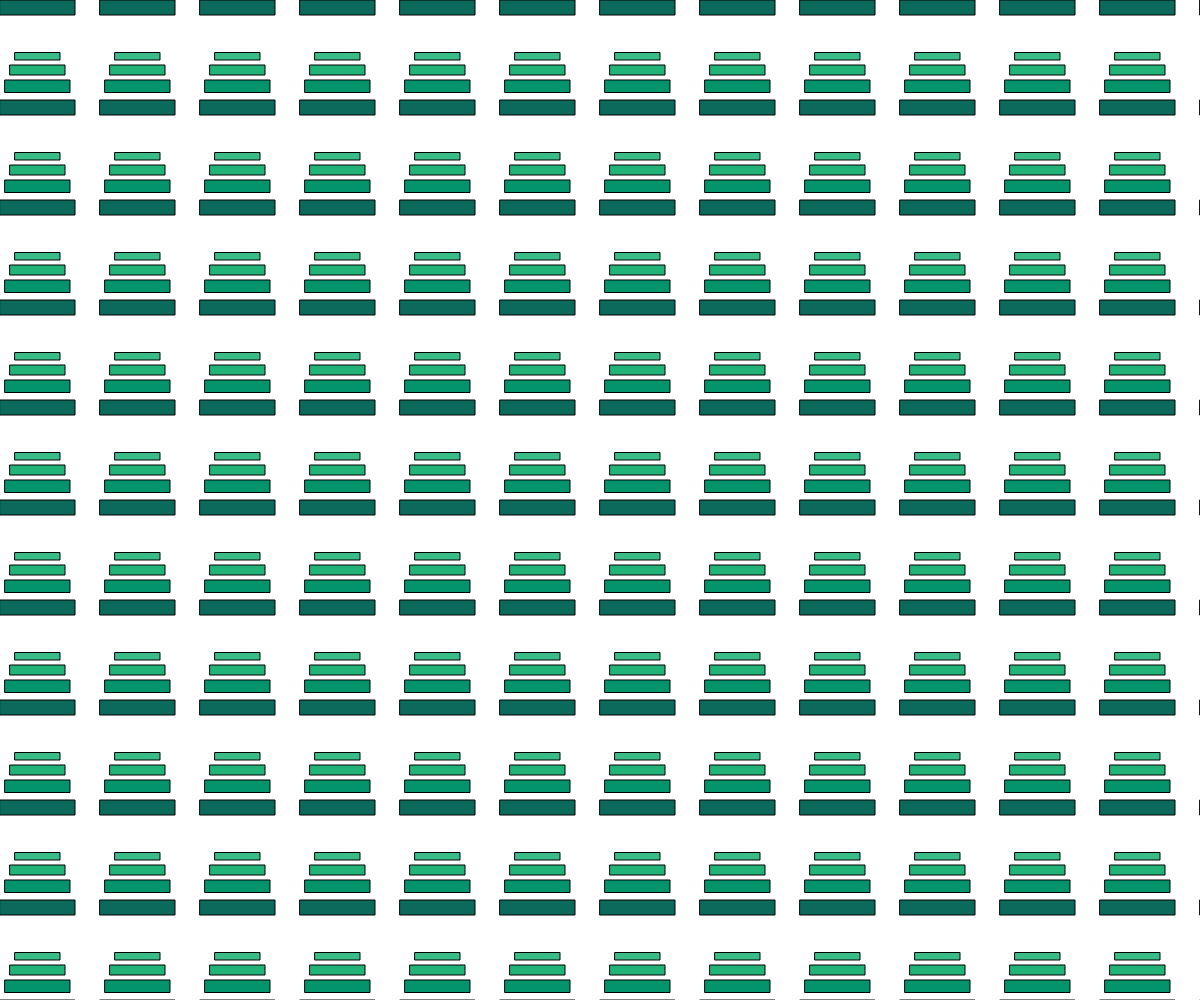
Frame 1 (no input)
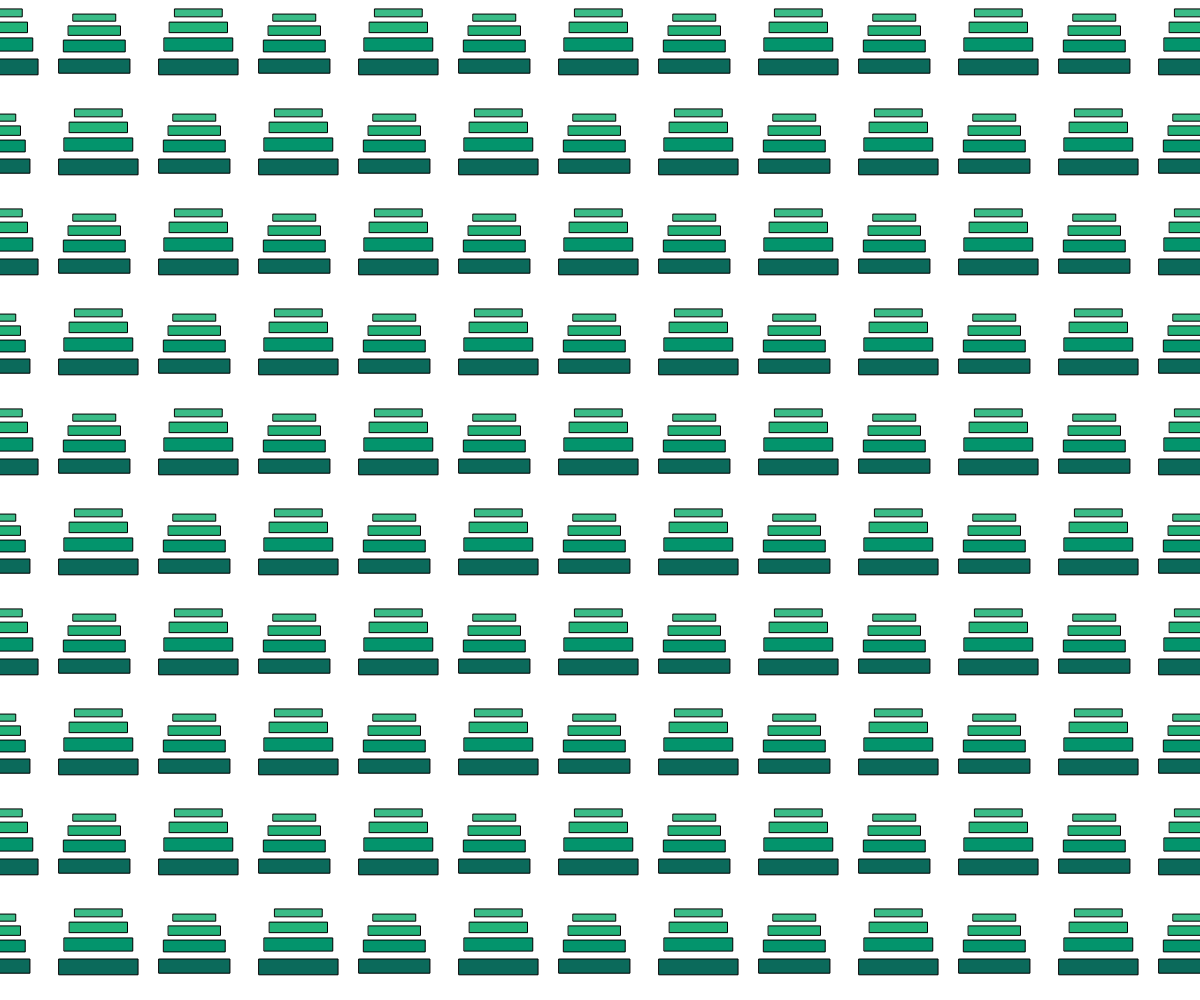
Frame 60 (no input)
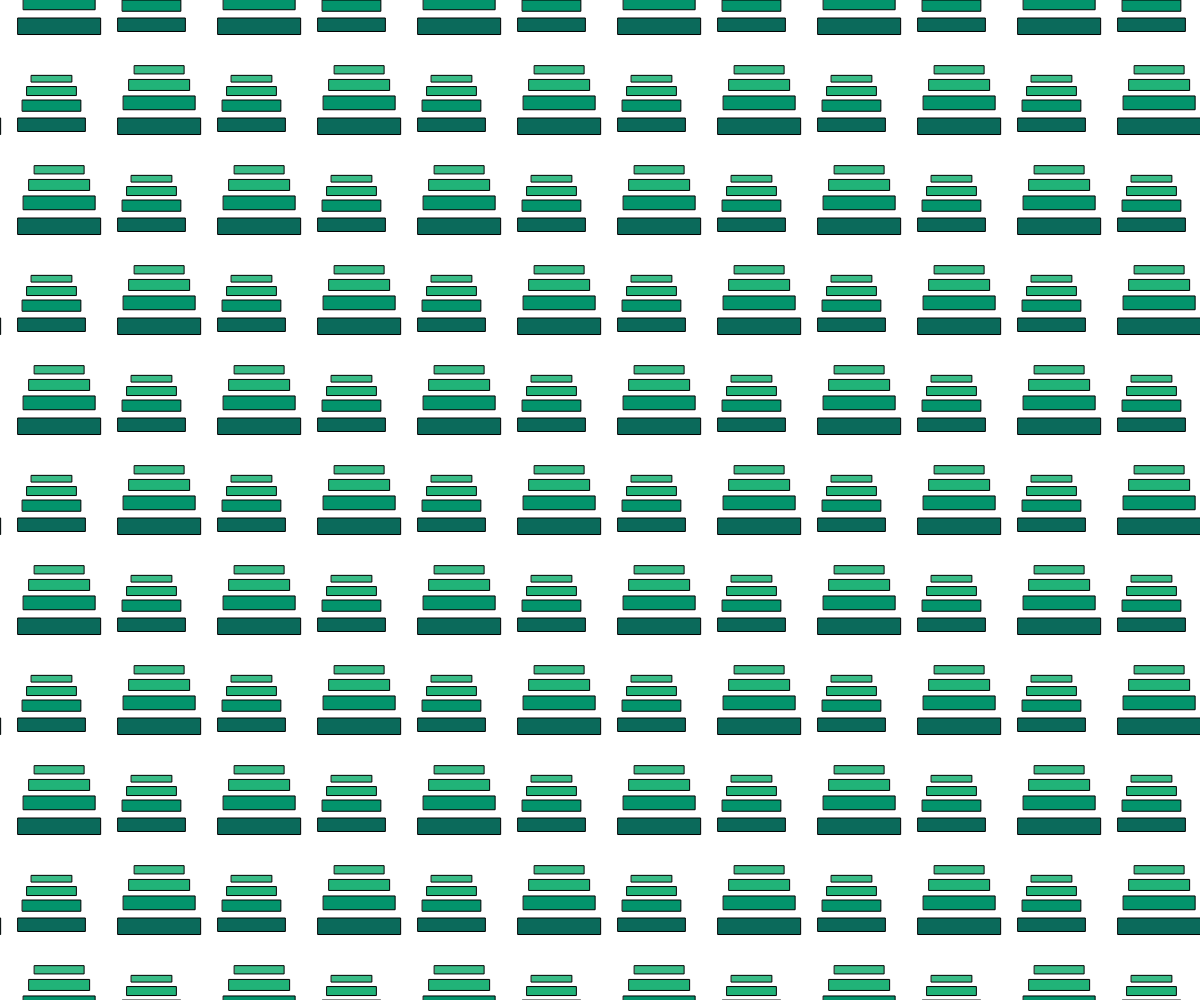
Frame 120 (the mouse pressed at the canvas centre since frame 60)

The p5.js sketch that drew these frames (run headless with seeded random() and noise() and a simulated clock; from frame 60 on, the mouse is pressed at the canvas centre):

// p5.js sketch
// ── sketch.js
let canvas;

// Default P5 setup function
function setup() {
    canvas = createCanvas(windowWidth, windowHeight);

    print(-0 == 0)
    //STAIR(windowWidth / 2, windowHeight / 2);

}

let rows = 15;
let columns = 15;
let step = 100;
let x = 0;
let y = 0;
let scaleFactor = 0;
let scaleDirection = false; //false is down, true is up (numberwise)
function draw() {
    clear();
    for (let c = 0; c < columns; c++) {
        for (let r = 0; r < rows; r++) {
            if (c % 2 == r % 2) {//what the fuck --> if (c % 2 == 0 && r % 2 == 0 || c % 2 == 1 && r % 2 == 1 || c % 2 == -1 && r % 2 == -1) {

                stairLOGO(-200 + x + c * step, -200 + y + r * step, 0.5 + scaleFactor);

            } else {

                stairLOGO(-200 + x + c * step, -200 + y + r * step, 0.5 - scaleFactor);
            }
        }
    }

    x >= step ? x = 0 : x += 1;
    y >= step ? y = 0 : y += 1;

    //Scalefactor goes up and down to make the logo pulse
    if (scaleDirection) {
        scaleFactor += 0.003;
        if (scaleFactor > 0.1) {
            scaleDirection = false;
        }
    }
    else {
        scaleFactor -= 0.003;
        if (scaleFactor < -0.1) {
            scaleDirection = true;
        }
    }

}

function stairLOGO(x, y, scale) {
    // Scale all the dimensions and positions by the 'scale' parameter
    fill(11, 106, 91);
    rect(x, y, 150 * scale, 30 * scale);
    fill(3, 148, 108);
    rect(x + 10 * scale, y - 40 * scale, 130 * scale, 25 * scale);
    fill(33, 179, 120);
    rect(x + 20 * scale, y - 70 * scale, 110 * scale, 20 * scale);
    fill(58, 188, 135);
    rect(x + 30 * scale, y - 95 * scale, 90 * scale, 15 * scale);
}


//draws the STAIR logo in squares
function STAIR(x, y) {
    for (let index = 0; index < 4; index++) {
        square(x, y - 20 * index, 20);
    }
}
